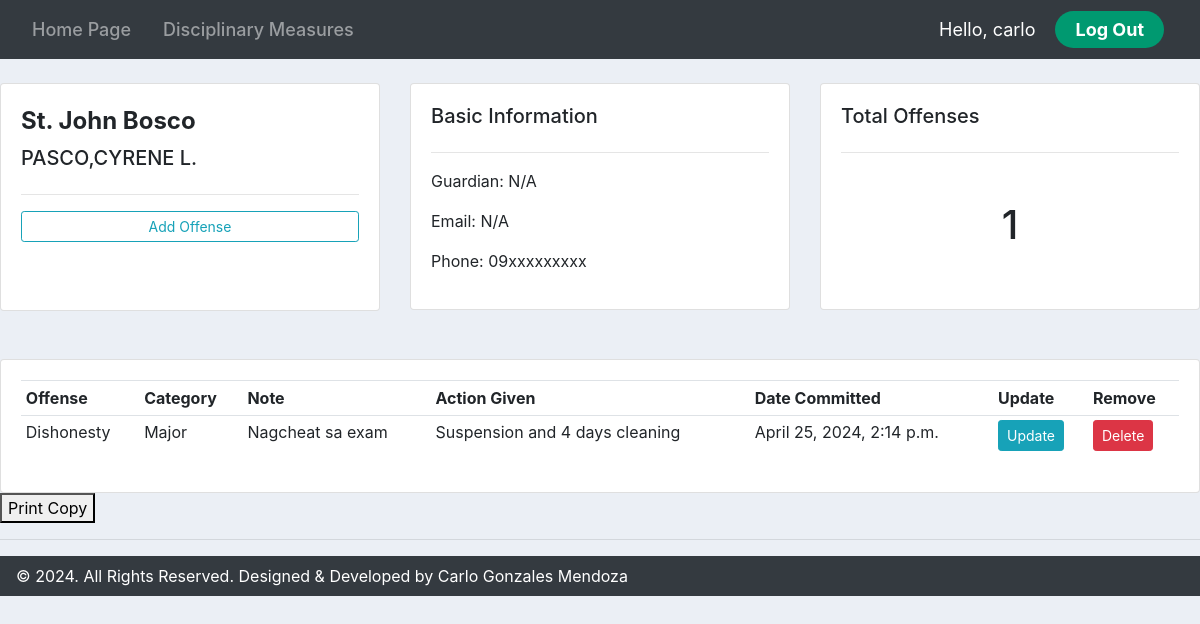
The app's page /boscoprofile/27/ (signed in) with its own data.
### accounts/models.py (models this page shows, shortened)
class BoscoStudent(models.Model):
    name = models.CharField(max_length=200, null=True)
    phone = models.CharField(max_length=200, null=True)
    email = models.CharField(max_length=200, null=True)
    guardian = models.CharField(max_length=200, null=True)
    date_created = models.DateTimeField(auto_now_add=True, null=True)

class BoscoOffense(models.Model):
    CATEGORY = (
        ('Minor', 'Minor'),
        ('Major', 'Major'),
    )
    name = models.ForeignKey(BoscoStudent, null=True, on_delete=models.SET_NULL)
    offense =  models.ForeignKey(Product, null=True, on_delete=models.SET_NULL)
    date_created = models.DateTimeField(auto_now_add=True, null=True)
    category = models.CharField(max_length=200, null=True, choices=CATEGORY)
    note = models.CharField(max_length=1000, null=True)
    action_given = models.CharField(max_length=1000, null=True)

class Product(models.Model):
    CATEGORY = (
        ('Minor', 'Minor'),
        ('Major', 'Major'),
    )
    name = models.CharField(max_length=200, null=True)
    category = models.CharField(max_length=200, null=True, choices=CATEGORY)
    date_created = models.DateTimeField(auto_now_add=True, null=True)
    def __str__(self):
        return self.name

### accounts/views.py (the view)
# urls.py: path('boscoprofile/<str:pk_test>/', views.boscoprofile, name='boscoprofile'),
@login_required(login_url='login')
def boscoprofile(request, pk_test):
    boscostudents = BoscoStudent.objects.get(id=pk_test)
    boscooffenses = boscostudents.boscooffense_set.all()
    offense_count = boscooffenses.count()
    context = {'students': boscostudents, 'offenses': boscooffenses, "offense_count": offense_count,}
    return render(request, 'accounts/boscoprofile.html', context)

### accounts/templates/accounts/boscoprofile.html (shortened to what this page needs)
{% extends 'accounts/main.html' %}
{% block content %}
<br>
<div class="row">
    <div class="col-md">
        <div class="card card-body">
            <h5 style="font-size: 24px; font-weight: 700; line-height: 34px;">St. John Bosco</h5>
            <h5>{{students.name}}</h5>
            <hr>
            <a class="btn btn-outline-info  btn-sm btn-block" href="{% url 'boscocreate_offense' students.id %}">Add Offense</a>
            <br><br>
        </div>
    </div>
    <div class="col-md">
        <div class="card card-body">
            <h5>Basic Information</h5>
            <hr>
            <p style="padding: 0.01px">Guardian: {{students.guardian}}</p>
            <p style="padding: 0.01px">Email: {{students.email}}</p>
            <p style="padding: 0.01px">Phone: {{students.phone}}</p>
        </div>
    </div>
    <div class="col-md">
        <div class="card card-body">
            <h5>Total Offenses</h5>
            <hr>
            <h1 style="text-align: center;padding: 32px">{{offense_count}}</h1>
        </div>
    </div>
</div>
<br>
<br>
<div class="row">
    <div class="col-md">
        <div class="card card-body">
            <table class="table table-sm">
                <tr>
                    <th>Offense</th>
                    <th>Category</th>
                    <th>Note</th>
                    <th>Action Given</th>
                    <th>Date Committed</th>
                    <th>Update</th>
                    <th>Remove</th>
                </tr>
                {% for offense in offenses %}
                <tr>
                    <td>{{offense.offense}}</td>
                    <td>{{offense.category}}</td>
                    <td>{{offense.note}}</td>
                    <td>{{offense.action_given}}</td>
                    <td>{{offense.date_created}}</td>
                    <td><a class="btn btn-sm btn-info" href="{% url 'boscoupdate_offense' offense.id %}">Update</a></td>
                    <td><a class="btn btn-sm btn-danger" href="{% url 'boscodelete_offense' offense.id %}">Delete</a></td>
                </tr>
                {% endfor %}
            </table>
        </div>
    </div>
</div>
<button onclick="window.print()">Print Copy</button>
{% endblock %}

### accounts/templates/accounts/navbar.html (shortened to what this page needs)
{% load static %}
<nav class="navbar navbar-expand-lg navbar-dark bg-dark">
    <div class="collapse navbar-collapse" id="navbarNav">
      <ul class="navbar-nav justify-content-center flex-grow-1 pe-3">
        <li class="nav-item">
          <a class="nav-link mx-lg-2" href="{% url 'homepage' %}">Home Page</a>
        </li>
        <li class="nav-item">
          <a class="nav-link mx-lg-2" href="{% url 'products' %}">Disciplinary Measures</a>
        </li>
      </ul>
    </div>
    <span class="hello-msg">Hello, {{request.user}}</span>
    <span ><a class="hello-log" href="{% url 'logout' %}">Log Out</a></span>
  </nav>

### static/css/main.css (style rules this page uses)
body { background-color: #ebeff5; }

### accounts/templates/accounts/navbar.html (style rules this page uses)
.hello-msg { font-size: 18px; color: #fff; margin-right: 20px; }
.hello-log { margin-right: 20px; background-color: #009970; color: #fff; font-size: 18px; padding: 8px 20px; border-radius: 50px; text-decoration: none; transition: 0.3s; font-weight: 700; }
.nav-link { font-size: 18px; color: #ffffff; font-weight: 500; position: relative; }
.nav-link::before { content: ""; position: absolute; bottom: 0; left: 50%; transform: translateX(-50%); width: 0%; height: 2px; background-color: #009970; visibility: hidden; transition: 0.3s ease-in-out; }

### records on screen
BoscoStudent: name "PASCO,CYRENE L.", guardian "N/A", email "N/A", phone "09xxxxxxxxx"
BoscoOffense: offense "Dishonesty", category "Major", note "Nagcheat sa exam", action_given "Suspension and 4 days cleaning", date_created "April 25, 2024, 2:14 p.m."

### other values on screen
{{ request.user }} "carlo"
{{ offense_count }} "1"
